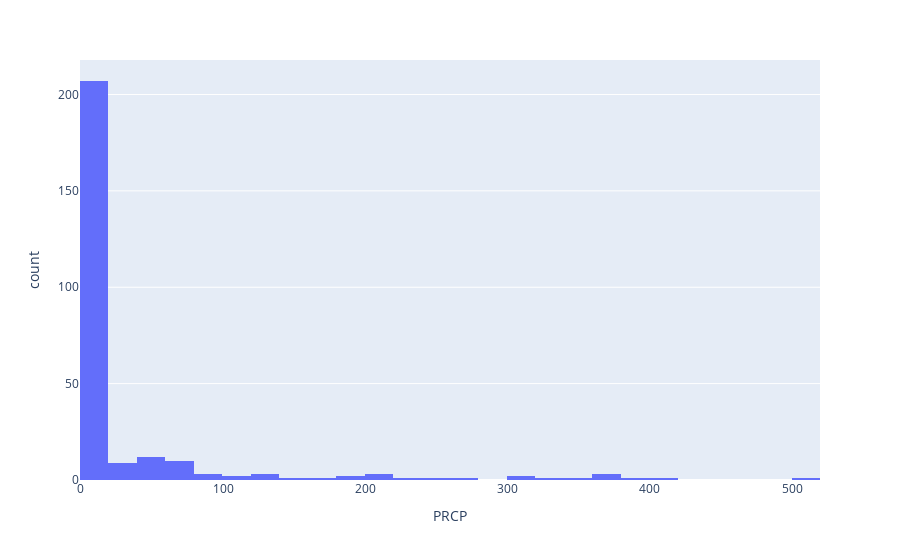

The cell this chart's notebook holds for it:
### Code cell
px.histogram(weather, x="PRCP").show()

### Figure 1 — Plotly figure (JSON) as saved in the notebook; plotly's stock layout.template omitted (floating-point values rounded to 4 significant figures; data arrays with more than 128 entries replaced by an {"elided": "..."} marker saying what was removed)
{"data": [{"alignmentgroup": "True", "bingroup": "x", "hoverlabel": {"namelength": 0}, "hovertemplate": "PRCP=%{x}<br>count=%{y}", "legendgroup": "", "marker": {"color": "#636efa"}, "name": "", "offsetgroup": "", "orientation": "v", "showlegend": false, "type": "histogram", "x": {"elided": "267 str values"}, "xaxis": "x", "yaxis": "y"}], "layout": {"autosize": true, "barmode": "relative", "legend": {"tracegroupgap": 0}, "margin": {"t": 60}, "xaxis": {"anchor": "y", "autorange": true, "domain": [0, 1], "range": [-0.5, 519.5], "title": {"text": "PRCP"}, "type": "linear"}, "yaxis": {"anchor": "x", "autorange": true, "domain": [0, 1], "range": [0, 217.9], "title": {"text": "count"}}}}
